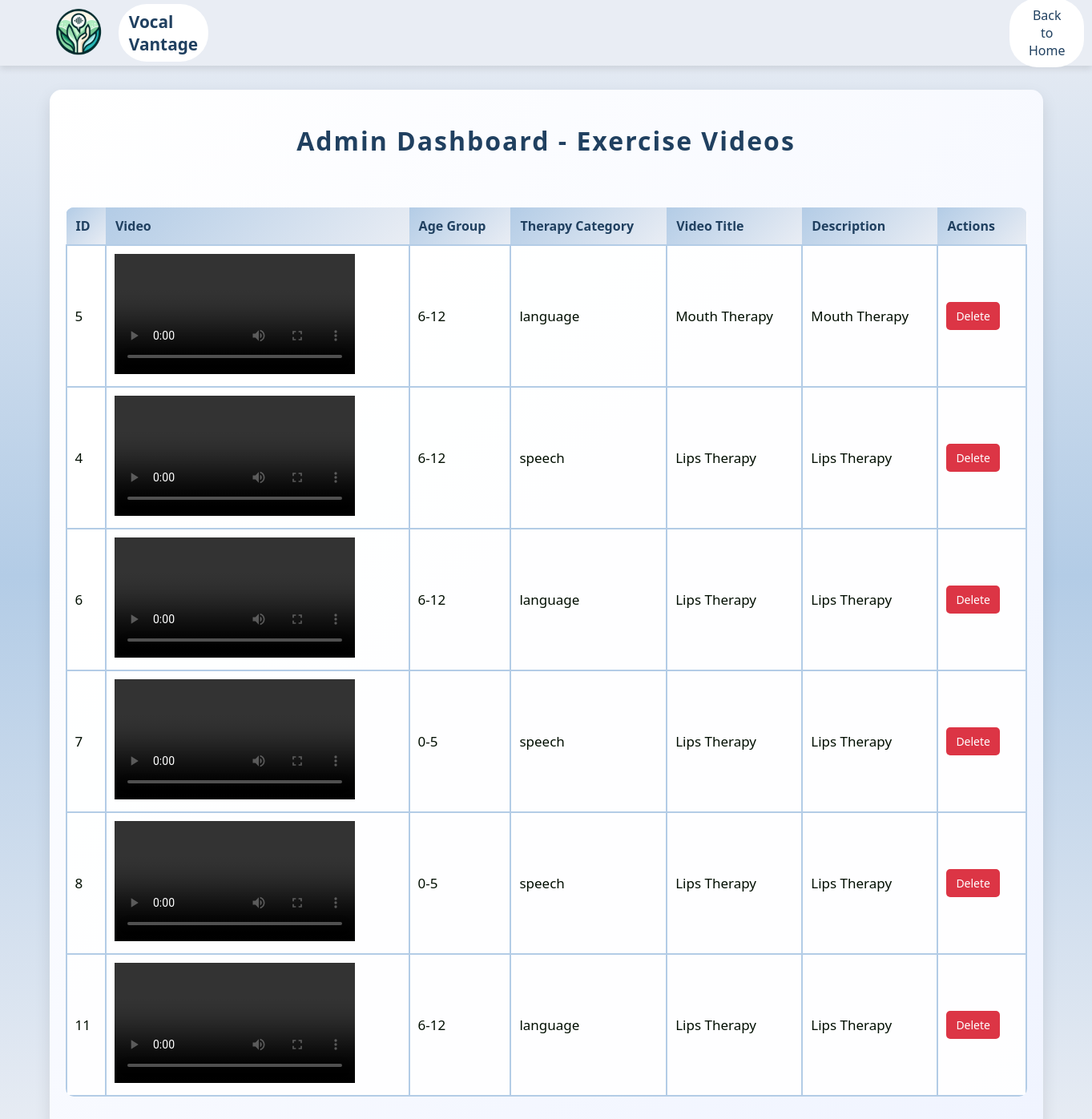
Page /Admin/exercises_video.php on the committed database.
### tables this page shows
CREATE TABLE IF NOT EXISTS `activities_upload` (
  `id` int NOT NULL AUTO_INCREMENT,
  `filename` varchar(255) NOT NULL,
  `agegroup` enum('0-5','6-12','13-18','18+') NOT NULL,
  `therapycategory` enum('speech','language','cognitive','swallowing') NOT NULL,
  `activitytitle` varchar(255) NOT NULL,
  `activitydscription` varchar(255) NOT NULL,
  PRIMARY KEY (`id`)
);

### Admin/exercises_video.php (the view, shortened to what this page needs)
<?php
$servername = "localhost";
$username = "root";
$password = "";
$dbname = "vocal_vantage";
$conn = new mysqli($servername, $username, $password, $dbname);
$sql = "SELECT * FROM activities_upload";
$result = $conn->query($sql);
?>
<!DOCTYPE html>
<html lang="en">
<head>
</head>
<body>
   <header class="navbar">
    <img src="../Resourses/index/logo 01.png">
        <div class="logo">Vocal Vantage</div>
        <div class="auth-buttons">
            <a href="manage_content.html"><button class="signup" >Back to Home</button></a>
        </div>
    </header>
    <div class="dashboard-container"><br>
        <h2>Admin Dashboard - Exercise Videos</h2><br>
        <table>
            <thead>
                <tr>
                    <th>ID</th>
                    <th>Video</th>
                    <th>Age Group</th>
                    <th>Therapy Category</th>
                    <th>Video Title</th>
                    <th>Description</th>
                    <th>Actions</th>
                </tr>
            </thead>
            <tbody>
                <?php
                if ($result->num_rows > 0) {
                    while ($row = $result->fetch_assoc()) {
                        $videoPath = "../therapist/activities/" . htmlspecialchars($row['filename']);
                        echo "<tr>";
                        echo "<td>" . htmlspecialchars($row['id']) . "</td>";
                        echo "<td><video controls><source src='$videoPath' type='video/mp4'>Your browser does not support video playback.</video></td>";
                        echo "<td>" . htmlspecialchars($row['agegroup']) . "</td>";
                        echo "<td>" . htmlspecialchars($row['therapycategory']) . "</td>";
                        echo "<td>" . htmlspecialchars($row['activitytitle']) . "</td>";
                        echo "<td>" . htmlspecialchars($row['activitydscription']) . "</td>";
                        echo "<td>
                                <a href='?delete=" . htmlspecialchars($row['id']) . "' onclick='return confirm(\"Are you sure you want to delete this video?\");' class='action-btn delete-btn'>Delete</a>
                              </td>";
                        echo "</tr>";
                    }
                } else {
                    echo "<tr><td colspan='7'>No videos found.</td></tr>";
                }
                ?>
            </tbody>
        </table>
    </div>
</body>
</html>

### Admin/exercises_video.php (style rules this page uses)
* { margin: 0; padding: 0; font-family: 'Segoe UI', Tahoma, Geneva, Verdana, sans-serif; }
body { background: linear-gradient( #E9EDF4,#b3cce6, #E9EDF4); min-height: 80vh; }
header { position: relative; height: 50px; }
.navbar { display: flex; align-items: center; padding: 1.0rem 3rem; background-color: #E9EDF4; box-shadow: 0 4px 8px rgba(0, 0, 0, 0.1); }
.navbar .logo { font-size: 1.3rem; font-weight: bold; color: #204060; background-color: #FFFFFF; padding: 0.5rem 0.8rem; border-radius: 35px; animation: slideIn 4s ease forwards; }
img { width: 100px; height: 100px; }
.navbar .auth-buttons { margin-left: 1000px; background-color: #FFFFFF; padding: 0.01rem 0.5rem; border-radius: 35px; }
.auth-buttons .signup { padding: 0.6rem 1.0rem; border: none; border-radius: 20px; cursor: pointer; font-size: 1rem; transition: background-color 0.3s, color 0.3s; }
.auth-buttons .signup { background-color: transparent; color: #204060; }
.dashboard-container { max-width: 1200px; margin: 30px auto; padding: 20px; background: linear-gradient(to bottom right, #ffffff, #f0f4ff); box-shadow: 0 8px 20px rgba(0, 0, 0, 0.1); border-radius: 15px; overflow: hidden; }
h2 { text-align: center; color: #204060; margin-bottom: 20px; font-size: 2rem; letter-spacing: 2px; animation: slideIn 1s ease-in-out; }
table { width: 100%; border-collapse: collapse; margin-bottom: 20px; background-color: #fff; margin-top: 20px; background: rgba(255, 255, 255, 0.9); border-radius: 10px; overflow: hidden; }
table thead { background: linear-gradient(135deg, #b3cce6, #E9EDF4); color: #204060; }
table th, table td { padding: 12px 15px; text-align: left; font-size: 14px; border-bottom: 1px solid #ddd; }
table th { background: linear-gradient(135deg, #b3cce6, #E9EDF4); color: #204060; padding: 12px; text-align: left; font-size: 1rem; }
table td { padding: 10px; border: 2px solid #b3cce6; font-size: 17px; cursor: pointer; color: #000E00; }
table tr { transition: background-color 0.3s ease, transform 0.3s ease; }
a.edit-btn, a.delete-btn { text-decoration: none; font-size: 14px; padding: 8px 12px; border-radius: 5px; margin-right: 5px; display: inline-block; transition: background-color 0.3s, color 0.3s, transform 0.3s; }
a.delete-btn { background-color: #dc3545; color: white; }

### rows in the picture
activities_upload: id "5", agegroup "6-12", therapycategory "language", activitytitle "Mouth Therapy", activitydscription "Mouth Therapy"
activities_upload: id "4", agegroup "6-12", therapycategory "speech", activitytitle "Lips Therapy", activitydscription "Lips Therapy"
activities_upload: id "6", agegroup "6-12", therapycategory "language", activitytitle "Lips Therapy", activitydscription "Lips Therapy"
activities_upload: id "7", agegroup "0-5", therapycategory "speech", activitytitle "Lips Therapy", activitydscription "Lips Therapy"
activities_upload: id "8", agegroup "0-5", therapycategory "speech", activitytitle "Lips Therapy", activitydscription "Lips Therapy"
activities_upload: id "11", agegroup "6-12", therapycategory "language", activitytitle "Lips Therapy", activitydscription "Lips Therapy"
